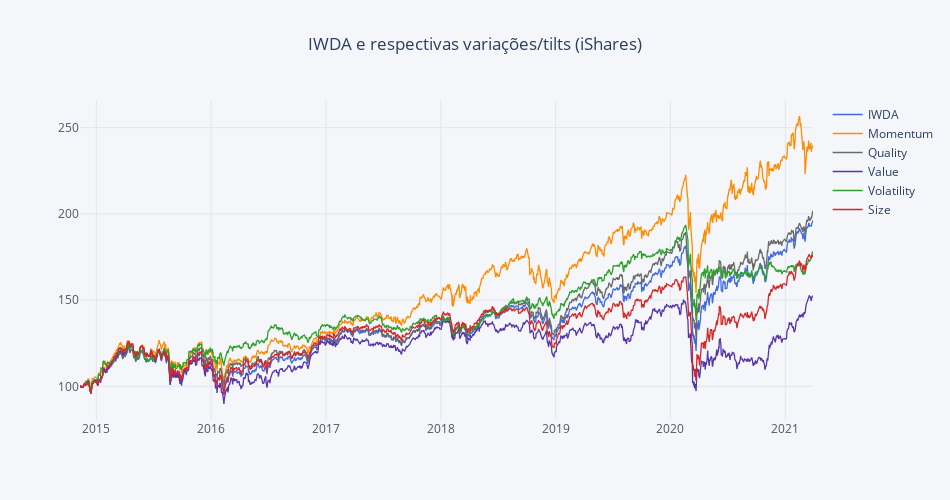

Source (notebook cell):
### Code cell
pl.ichart(round(ETFs, 2), 'IWDA e respectivas variações/tilts (iShares)', colab=False)

### Figure 1 — Plotly figure (JSON) as saved in the notebook; plotly's stock layout.template omitted (floating-point values rounded to 4 significant figures; data arrays with more than 128 entries replaced by an {"elided": "..."} marker saying what was removed)
{"data": [{"line": {"color": "royalblue", "width": 1.3}, "mode": "lines", "name": "IWDA", "type": "scatter", "x": {"elided": "1609 str values"}, "y": {"elided": "1609 float values"}}, {"line": {"color": "darkorange", "width": 1.3}, "mode": "lines", "name": "Momentum", "type": "scatter", "x": {"elided": "1609 str values"}, "y": {"elided": "1609 float values"}}, {"line": {"color": "dimgrey", "width": 1.3}, "mode": "lines", "name": "Quality", "type": "scatter", "x": {"elided": "1609 str values"}, "y": {"elided": "1609 float values"}}, {"line": {"color": "rgb(86, 53, 171)", "width": 1.3}, "mode": "lines", "name": "Value", "type": "scatter", "x": {"elided": "1609 str values"}, "y": {"elided": "1609 float values"}}, {"line": {"color": "rgb(44, 160, 44)", "width": 1.3}, "mode": "lines", "name": "Volatility", "type": "scatter", "x": {"elided": "1609 str values"}, "y": {"elided": "1609 float values"}}, {"line": {"color": "rgb(214, 39, 40)", "width": 1.3}, "mode": "lines", "name": "Size", "type": "scatter", "x": {"elided": "1609 str values"}, "y": {"elided": "1609 float values"}}], "layout": {"annotations": [{"font": {"color": "rgb(150,150,150)", "family": "Arial", "size": 12}, "showarrow": false, "text": "", "x": 0.5, "xanchor": "center", "xref": "paper", "y": "-0.125", "yanchor": "top", "yref": "paper"}], "height": 500, "hovermode": "x", "paper_bgcolor": "#F5F6F9", "plot_bgcolor": "#F5F6F9", "showlegend": true, "title": {"text": "IWDA e respectivas variações/tilts (iShares)", "x": 0.5}, "width": 950, "xaxis": {"autorange": true, "gridcolor": "#E1E5ED", "range": ["2014-11-10", "2021-03-30"], "showgrid": true, "tickfont": {"color": "#4D5663"}, "tickformat": "", "tickprefix": "", "ticksuffix": "", "title": {"font": {"color": "#4D5663"}, "text": ""}, "type": "date", "zerolinecolor": "#E1E5ED"}, "yaxis": {"autorange": true, "gridcolor": "#E1E5ED", "range": [80.49, 266.1], "showgrid": true, "tickfont": {"color": "#4D5663"}, "tickformat": "", "tickprefix": "", "ticksuffix": "", "title": {"text": ""}, "type": "linear", "zerolinecolor": "#E1E5ED"}}}
